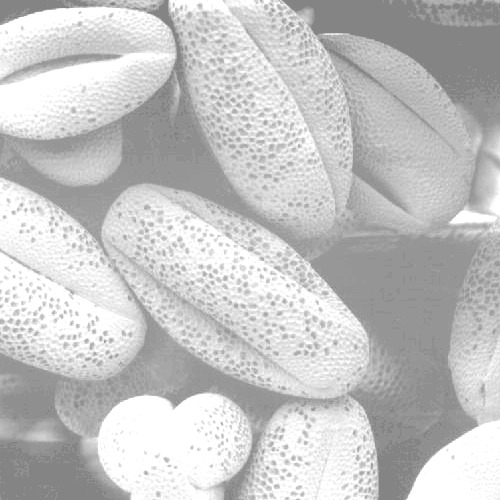
%> input picture Figure3.tif, 500 x 500 px
$ octave part2_histo_equalization.m   (GNU Octave 9; MATLAB toolbox functions it lacks are replaced by stand-ins)
%> lines starting %> are read from the running program, lines starting %| are printed output that depends on the picture
clc; clear; close all; font = 18;
I = imread("Figure3.tif");
%> I is the input picture: size 500x500 uint8; min 132, max 255, mean 196.4
%I = imread("colorimage2.bmp");
figure(1);subplot(121);imshow(I);
title("Original image","fontsize",font);
[pr, r]=imhist(I);pr = pr/sum(pr);
%> after `[pr, r]=imhist(I)`: pr = 256 values, max 28659 at index 256, min 0 at index 1, mean 976.6; r = 256 values from 0 to 255
%> after `pr = pr/sum(pr)`: pr = 256 values, max 0.115 at index 256, min 0 at index 1, mean 0.00391
figure(2); subplot(131); stem(r,pr);grid on;
title("Histogram (PMF) of the original image","fontsize",font-3);
cdf = cumsum(pr); L = 256; s = (L-1).*cdf;
%> after `cdf = cumsum(pr)`: cdf = 256 values from 0 to 1
%> after `s = (L-1).*cdf`: s = 256 values from 0 to 255
figure(2); subplot(132); plot(r,s,"linewidth",1.7); grid on;
xlabel("r_k","fontsize",font); ylabel("s_k","fontsize",font);
title("The transformation function","fontsize",font);
I_tr= uint8(round(s(I+1)));
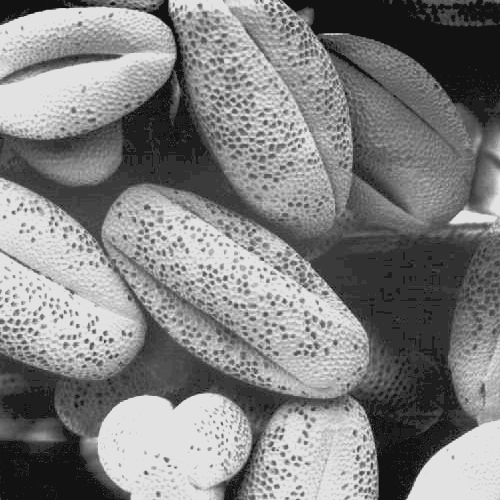
%> I_tr: size 500x500 uint8; min 18, max 226, mean 129.1
figure(1);subplot(122);imshow(I_tr);
title("Transformed image (through histogram equalization)",...
    "fontsize",font-3);
[pr_tr, r_tr]=imhist(I_tr);
%> pr_tr = 256 values, max 32666 at index 227, min 0 at index 1, mean 976.6; r_tr = 256 values from 0 to 255
figure(2); subplot(133); pr_tr = pr_tr/sum(pr_tr); stem(r,pr_tr);grid on;
%> after `pr_tr = pr_tr/sum(pr_tr)`: pr_tr = 256 values, max 0.131 at index 227, min 0 at index 1, mean 0.00391
title("Histogram of the transformed image after equalization",...
    "fontsize",font-5);
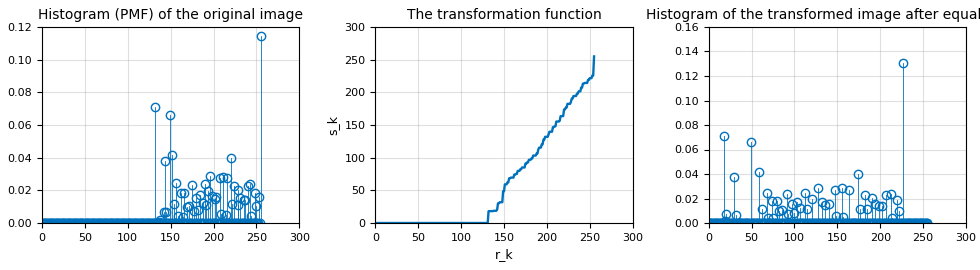
%> figure redrawn from the program's plot data, 3 panels; panel 1: highest point at x = 255, y = 0.115; panel 2: curve peaks at x = 255, y = 255; panel 3: highest point at x = 226, y = 0.131

$ run again, with Figure1.tif copied over Figure3.tif
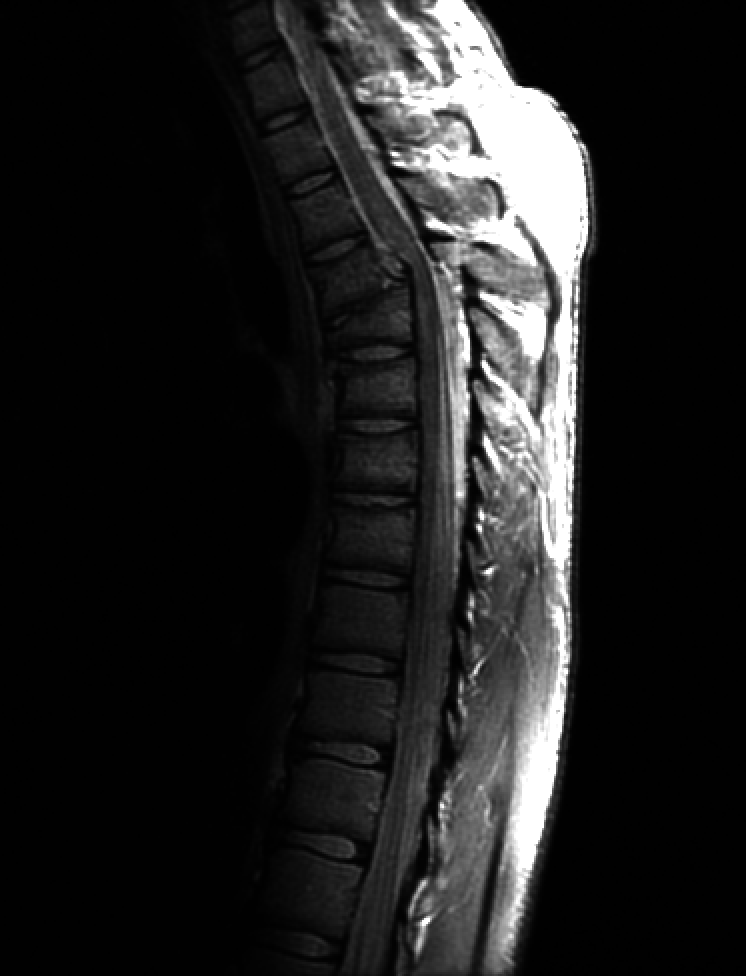
%> input picture Figure1.tif, 746 x 976 px
%> I is the input picture: size 976x746 uint8; min 0, max 255, mean 32.6
%> pr = 256 values, max 407152 at index 2, min 0 at index 60, mean 2844.1; r = 256 values from 0 to 255
%> pr = 256 values, max 0.559 at index 2, min 0 at index 60, mean 0.00391
%> cdf = 256 values from 0.0145 to 1
%> s = 256 values from 3.71 to 255
%> `I_tr= uint8(round(s(I+1)));`:
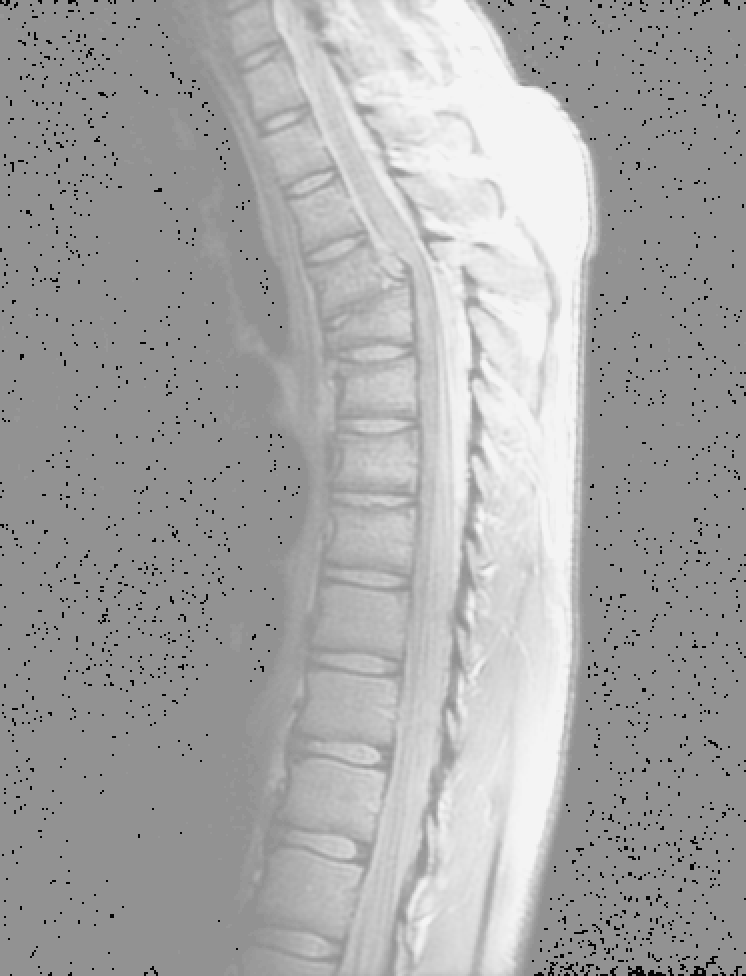
%> I_tr: size 976x746 uint8; min 4, max 244, mean 167.2
%> `[pr_tr, r_tr]=imhist(I_tr);`: pr_tr = 256 values, max 407152 at index 147, min 0 at index 1, mean 2844.1; r_tr = 256 values from 0 to 255
%> `pr_tr = pr_tr/sum(pr_tr)`: pr_tr = 256 values, max 0.559 at index 147, min 0 at index 1, mean 0.00391
%> `title("Histogram of the transformed image after equalization", "fontsi..`:
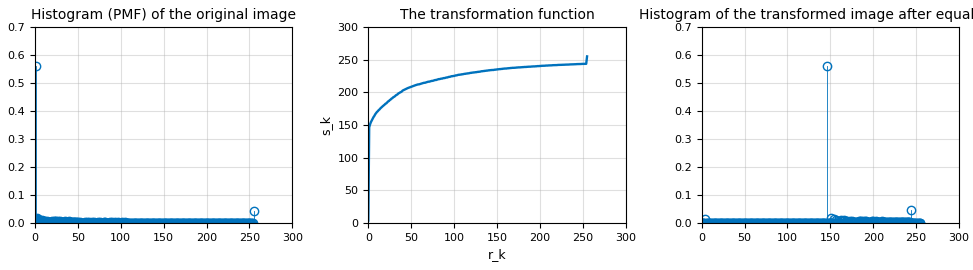
%> figure redrawn from the program's plot data, 3 panels; panel 1: highest point at x = 1, y = 0.559; panel 2: curve peaks at x = 255, y = 255; panel 3: highest point at x = 146, y = 0.559

$ run again, with Figure2.tif copied over Figure3.tif
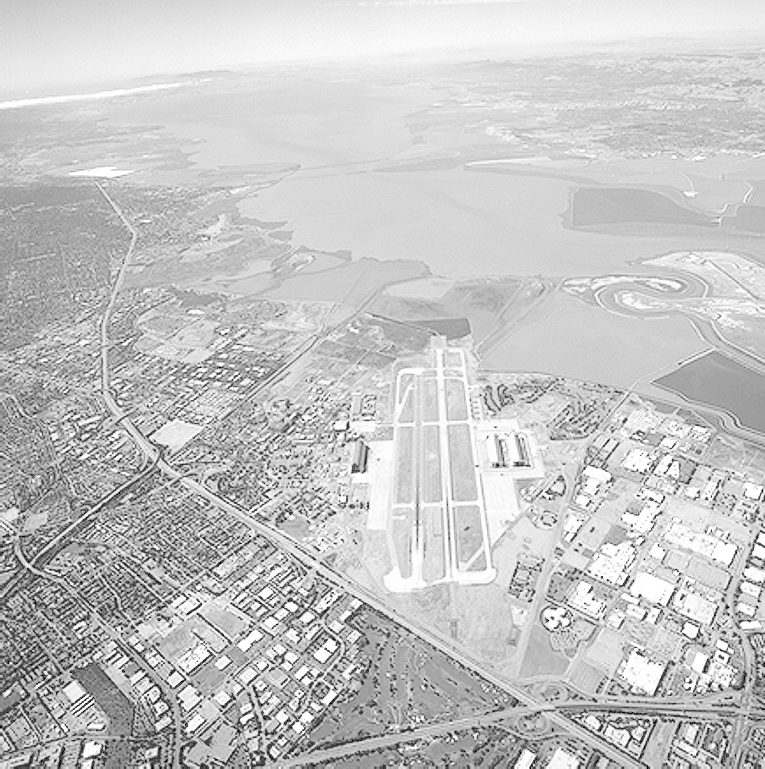
%> input picture Figure2.tif, 765 x 769 px
%> I is the input picture: size 769x765 uint8; min 0, max 255, mean 197.1
%> pr = 256 values, max 15137 at index 214, min 0 at index 2, mean 2298; r = 256 values from 0 to 255
%> pr = 256 values, max 0.0257 at index 214, min 0 at index 2, mean 0.00391
%> cdf = 256 values from 0.00149 to 1
%> s = 256 values from 0.379 to 255
%> `I_tr= uint8(round(s(I+1)));`:
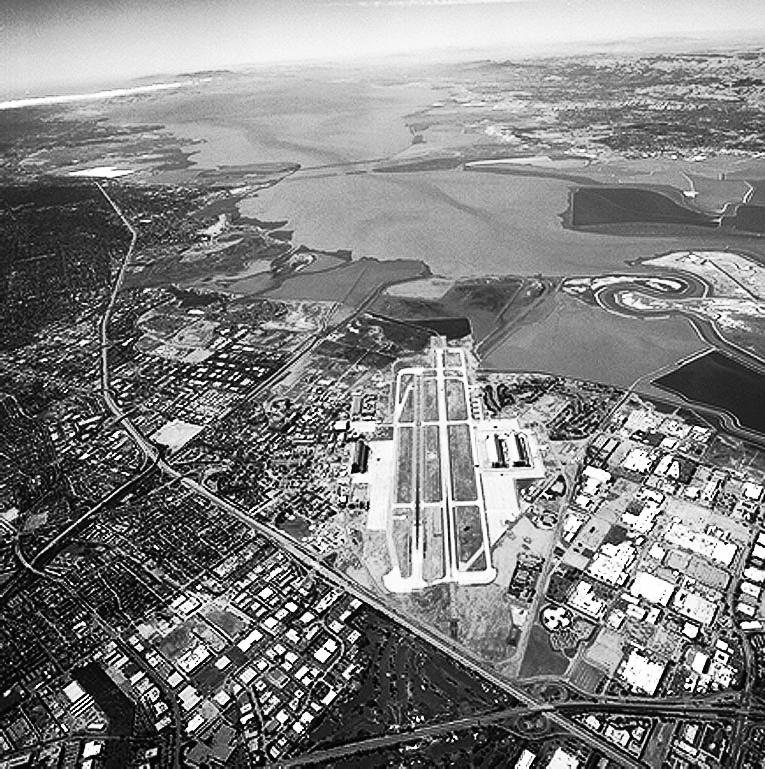
%> I_tr: size 769x765 uint8; min 0, max 254, mean 128.8
%> `[pr_tr, r_tr]=imhist(I_tr);`: pr_tr = 256 values, max 15137 at index 155, min 0 at index 2, mean 2298; r_tr = 256 values from 0 to 255
%> `pr_tr = pr_tr/sum(pr_tr)`: pr_tr = 256 values, max 0.0257 at index 155, min 0 at index 2, mean 0.00391
%> `title("Histogram of the transformed image after equalization", "fontsi..`:
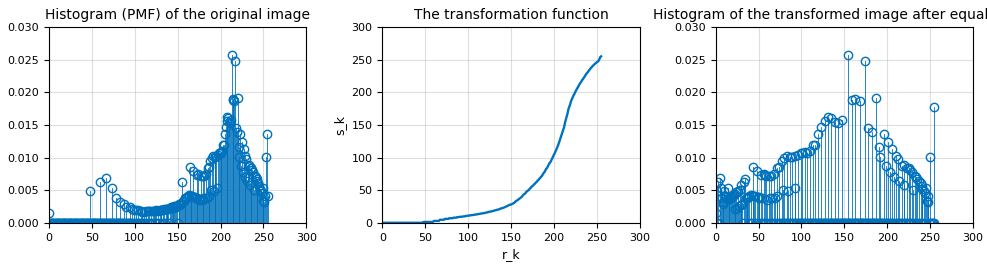
%> figure redrawn from the program's plot data, 3 panels; panel 1: highest point at x = 213, y = 0.0257; panel 2: curve peaks at x = 255, y = 255; panel 3: highest point at x = 154, y = 0.0257
